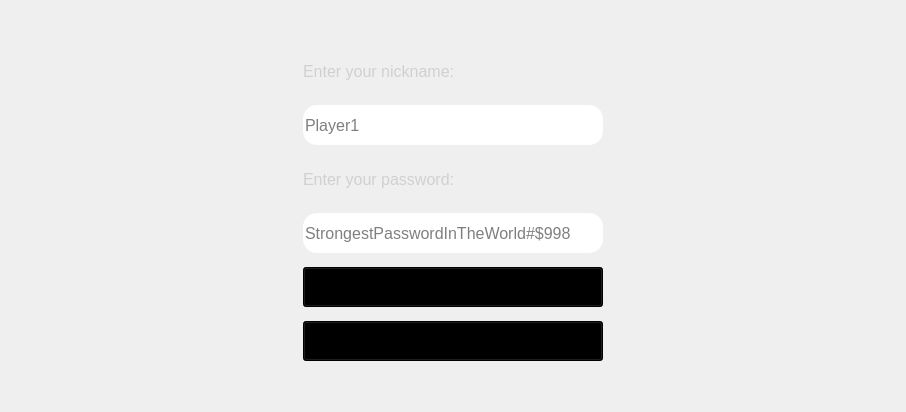
      <widget class="QWidget" name="login_tab">
       <attribute name="title">
        <string>login</string>
       </attribute>
       <layout class="QHBoxLayout" name="horizontalLayout_4">
        <item>
         <spacer name="horizontalSpacer_7">
          <property name="orientation">
           <enum>Qt::Horizontal</enum>
          </property>
          <property name="sizeHint" stdset="0">
           <size>
            <width>292</width>
            <height>20</height>
           </size>
          </property>
         </spacer>
        </item>
        <item>
         <layout class="QVBoxLayout" name="verticalLayout_8">
          <property name="spacing">
           <number>14</number>
          </property>
          <item>
           <spacer name="verticalSpacer_4">
            <property name="orientation">
             <enum>Qt::Vertical</enum>
            </property>
            <property name="sizeHint" stdset="0">
             <size>
              <width>20</width>
              <height>40</height>
             </size>
            </property>
           </spacer>
          </item>
          <item>
           <widget class="QLabel" name="login_header">
            <property name="minimumSize">
             <size>
              <width>300</width>
              <height>40</height>
             </size>
            </property>
            <property name="maximumSize">
             <size>
              <width>300</width>
              <height>40</height>
             </size>
            </property>
            <property name="palette">
             <palette>
              <active>
               <colorrole role="WindowText">
                <brush brushstyle="SolidPattern">
                 <color alpha="255">
                  <red>85</red>
                  <green>255</green>
                  <blue>0</blue>
                 </color>
                </brush>
               </colorrole>
              </active>
              <inactive>
               <colorrole role="WindowText">
                <brush brushstyle="SolidPattern">
                 <color alpha="255">
                  <red>208</red>
                  <green>208</green>
                  <blue>208</blue>
                 </color>
                </brush>
               </colorrole>
              </inactive>
              <disabled>
               <colorrole role="WindowText">
                <brush brushstyle="SolidPattern">
                 <color alpha="96">
                  <red>164</red>
                  <green>166</green>
                  <blue>168</blue>
                 </color>
                </brush>
               </colorrole>
              </disabled>
             </palette>
            </property>
            <property name="font">
             <font>
              <pointsize>12</pointsize>
             </font>
            </property>
            <property name="text">
             <string>Enter your nickname:</string>
            </property>
            <property name="alignment">
             <set>Qt::AlignLeading|Qt::AlignLeft|Qt::AlignVCenter</set>
            </property>
           </widget>
          </item>
          <item>
           <widget class="QLineEdit" name="login_edit">
            <property name="minimumSize">
             <size>
              <width>300</width>
              <height>40</height>
             </size>
            </property>
            <property name="maximumSize">
             <size>
              <width>300</width>
              <height>40</height>
             </size>
            </property>
            <property name="font">
             <font>
              <pointsize>12</pointsize>
             </font>
            </property>
            <property name="styleSheet">
             <string notr="true">border-radius: 14;</string>
            </property>
            <property name="text">
             <string/>
            </property>
            <property name="placeholderText">
             <string>Player1</string>
            </property>
           </widget>
          </item>
          <item>
           <widget class="QLabel" name="login_header_2">
            <property name="minimumSize">
             <size>
              <width>300</width>
              <height>40</height>
             </size>
            </property>
            <property name="maximumSize">
             <size>
              <width>300</width>
              <height>40</height>
             </size>
            </property>
            <property name="palette">
             <palette>
              <active>
               <colorrole role="WindowText">
                <brush brushstyle="SolidPattern">
                 <color alpha="255">
                  <red>85</red>
                  <green>255</green>
                  <blue>0</blue>
                 </color>
                </brush>
               </colorrole>
              </active>
              <inactive>
               <colorrole role="WindowText">
                <brush brushstyle="SolidPattern">
                 <color alpha="255">
                  <red>208</red>
                  <green>208</green>
                  <blue>208</blue>
                 </color>
                </brush>
               </colorrole>
              </inactive>
              <disabled>
               <colorrole role="WindowText">
                <brush brushstyle="SolidPattern">
                 <color alpha="96">
                  <red>164</red>
                  <green>166</green>
                  <blue>168</blue>
                 </color>
                </brush>
               </colorrole>
              </disabled>
             </palette>
            </property>
            <property name="font">
             <font>
              <pointsize>12</pointsize>
             </font>
            </property>
            <property name="text">
             <string>Enter your password:</string>
            </property>
            <property name="alignment">
             <set>Qt::AlignLeading|Qt::AlignLeft|Qt::AlignVCenter</set>
            </property>
           </widget>
          </item>
          <item>
           <widget class="QLineEdit" name="login_password">
            <property name="minimumSize">
             <size>
              <width>300</width>
              <height>40</height>
             </size>
            </property>
            <property name="maximumSize">
             <size>
              <width>300</width>
              <height>40</height>
             </size>
            </property>
            <property name="font">
             <font>
              <pointsize>12</pointsize>
             </font>
            </property>
            <property name="styleSheet">
             <string notr="true">border-radius: 14;</string>
            </property>
            <property name="text">
             <string/>
            </property>
            <property name="placeholderText">
             <string>StrongestPasswordInTheWorld#$998</string>
            </property>
           </widget>
          </item>
          <item>
           <widget class="QPushButton" name="end_login_button">
            <property name="sizePolicy">
             <sizepolicy hsizetype="Expanding" vsizetype="Fixed">
              <horstretch>0</horstretch>
              <verstretch>0</verstretch>
             </sizepolicy>
            </property>
            <property name="minimumSize">
             <size>
              <width>300</width>
              <height>40</height>
             </size>
            </property>
            <property name="maximumSize">
             <size>
              <width>300</width>
              <height>40</height>
             </size>
            </property>
            <property name="palette">
             <palette>
              <active>
               <colorrole role="Button">
                <brush brushstyle="LinearGradientPattern">
                 <gradient startx="0.000000000000000" starty="0.000000000000000" endx="1.000000000000000" endy="1.000000000000000" type="LinearGradient" spread="PadSpread" coordinatemode="ObjectBoundingMode">
                  <gradientstop position="0.000000000000000">
                   <color alpha="255">
                    <red>199</red>
                    <green>141</green>
                    <blue>80</blue>
                   </color>
                  </gradientstop>
                  <gradientstop position="1.000000000000000">
                   <color alpha="255">
                    <red>99</red>
                    <green>75</green>
                    <blue>48</blue>
                   </color>
                  </gradientstop>
                 </gradient>
                </brush>
               </colorrole>
               <colorrole role="Base">
                <brush brushstyle="LinearGradientPattern">
                 <gradient startx="0.000000000000000" starty="0.000000000000000" endx="1.000000000000000" endy="1.000000000000000" type="LinearGradient" spread="PadSpread" coordinatemode="ObjectBoundingMode">
                  <gradientstop position="0.000000000000000">
                   <color alpha="255">
                    <red>199</red>
                    <green>141</green>
                    <blue>80</blue>
                   </color>
                  </gradientstop>
                  <gradientstop position="1.000000000000000">
                   <color alpha="255">
                    <red>99</red>
                    <green>75</green>
                    <blue>48</blue>
                   </color>
                  </gradientstop>
                 </gradient>
                </brush>
               </colorrole>
               <colorrole role="Window">
                <brush brushstyle="LinearGradientPattern">
                 <gradient startx="0.000000000000000" starty="0.000000000000000" endx="1.000000000000000" endy="1.000000000000000" type="LinearGradient" spread="PadSpread" coordinatemode="ObjectBoundingMode">
                  <gradientstop position="0.000000000000000">
                   <color alpha="255">
                    <red>199</red>
                    <green>141</green>
                    <blue>80</blue>
                   </color>
                  </gradientstop>
                  <gradientstop position="1.000000000000000">
                   <color alpha="255">
                    <red>99</red>
                    <green>75</green>
                    <blue>48</blue>
                   </color>
                  </gradientstop>
                 </gradient>
                </brush>
               </colorrole>
              </active>
              <inactive>
               <colorrole role="Button">
                <brush brushstyle="LinearGradientPattern">
                 <gradient startx="0.000000000000000" starty="0.000000000000000" endx="1.000000000000000" endy="1.000000000000000" type="LinearGradient" spread="PadSpread" coordinatemode="ObjectBoundingMode">
                  <gradientstop position="0.000000000000000">
                   <color alpha="255">
                    <red>199</red>
                    <green>141</green>
                    <blue>80</blue>
                   </color>
                  </gradientstop>
                  <gradientstop position="1.000000000000000">
                   <color alpha="255">
                    <red>99</red>
                    <green>75</green>
                    <blue>48</blue>
                   </color>
                  </gradientstop>
                 </gradient>
                </brush>
               </colorrole>
               <colorrole role="Base">
                <brush brushstyle="LinearGradientPattern">
                 <gradient startx="0.000000000000000" starty="0.000000000000000" endx="1.000000000000000" endy="1.000000000000000" type="LinearGradient" spread="PadSpread" coordinatemode="ObjectBoundingMode">
                  <gradientstop position="0.000000000000000">
                   <color alpha="255">
                    <red>199</red>
                    <green>141</green>
                    <blue>80</blue>
                   </color>
                  </gradientstop>
                  <gradientstop position="1.000000000000000">
                   <color alpha="255">
                    <red>99</red>
                    <green>75</green>
                    <blue>48</blue>
                   </color>
                  </gradientstop>
                 </gradient>
                </brush>
               </colorrole>
               <colorrole role="Window">
                <brush brushstyle="LinearGradientPattern">
                 <gradient startx="0.000000000000000" starty="0.000000000000000" endx="1.000000000000000" endy="1.000000000000000" type="LinearGradient" spread="PadSpread" coordinatemode="ObjectBoundingMode">
                  <gradientstop position="0.000000000000000">
                   <color alpha="255">
                    <red>199</red>
                    <green>141</green>
                    <blue>80</blue>
                   </color>
                  </gradientstop>
                  <gradientstop position="1.000000000000000">
                   <color alpha="255">
                    <red>99</red>
                    <green>75</green>
                    <blue>48</blue>
                   </color>
                  </gradientstop>
                 </gradient>
                </brush>
               </colorrole>
              </inactive>
              <disabled>
               <colorrole role="Button">
                <brush brushstyle="LinearGradientPattern">
                 <gradient startx="0.000000000000000" starty="0.000000000000000" endx="1.000000000000000" endy="1.000000000000000" type="LinearGradient" spread="PadSpread" coordinatemode="ObjectBoundingMode">
                  <gradientstop position="0.000000000000000">
                   <color alpha="255">
                    <red>199</red>
                    <green>141</green>
                    <blue>80</blue>
                   </color>
                  </gradientstop>
                  <gradientstop position="1.000000000000000">
                   <color alpha="255">
                    <red>99</red>
                    <green>75</green>
                    <blue>48</blue>
                   </color>
                  </gradientstop>
                 </gradient>
                </brush>
               </colorrole>
               <colorrole role="Base">
                <brush brushstyle="LinearGradientPattern">
                 <gradient startx="0.000000000000000" starty="0.000000000000000" endx="1.000000000000000" endy="1.000000000000000" type="LinearGradient" spread="PadSpread" coordinatemode="ObjectBoundingMode">
                  <gradientstop position="0.000000000000000">
                   <color alpha="255">
                    <red>199</red>
                    <green>141</green>
                    <blue>80</blue>
                   </color>
                  </gradientstop>
                  <gradientstop position="1.000000000000000">
                   <color alpha="255">
                    <red>99</red>
                    <green>75</green>
                    <blue>48</blue>
                   </color>
                  </gradientstop>
                 </gradient>
                </brush>
               </colorrole>
               <colorrole role="Window">
                <brush brushstyle="LinearGradientPattern">
                 <gradient startx="0.000000000000000" starty="0.000000000000000" endx="1.000000000000000" endy="1.000000000000000" type="LinearGradient" spread="PadSpread" coordinatemode="ObjectBoundingMode">
                  <gradientstop position="0.000000000000000">
                   <color alpha="255">
                    <red>199</red>
                    <green>141</green>
                    <blue>80</blue>
                   </color>
                  </gradientstop>
                  <gradientstop position="1.000000000000000">
                   <color alpha="255">
                    <red>99</red>
                    <green>75</green>
                    <blue>48</blue>
                   </color>
                  </gradientstop>
                 </gradient>
                </brush>
               </colorrole>
              </disabled>
             </palette>
            </property>
            <property name="font">
             <font>
              <pointsize>10</pointsize>
             </font>
            </property>
            <property name="styleSheet">
             <string notr="true"/>
            </property>
            <property name="text">
             <string>Continue</string>
            </property>
           </widget>
          </item>
          <item>
           <widget class="QPushButton" name="back_from_login_button">
            <property name="sizePolicy">
             <sizepolicy hsizetype="Expanding" vsizetype="Fixed">
              <horstretch>0</horstretch>
              <verstretch>0</verstretch>
             </sizepolicy>
            </property>
            <property name="minimumSize">
             <size>
              <width>300</width>
              <height>40</height>
             </size>
            </property>
            <property name="maximumSize">
             <size>
              <width>300</width>
              <height>40</height>
             </size>
            </property>
            <property name="palette">
             <palette>
              <active>
               <colorrole role="Button">
                <brush brushstyle="LinearGradientPattern">
                 <gradient startx="0.000000000000000" starty="0.000000000000000" endx="1.000000000000000" endy="1.000000000000000" type="LinearGradient" spread="PadSpread" coordinatemode="ObjectBoundingMode">
                  <gradientstop position="0.000000000000000">
                   <color alpha="255">
                    <red>199</red>
                    <green>141</green>
                    <blue>80</blue>
                   </color>
                  </gradientstop>
                  <gradientstop position="1.000000000000000">
                   <color alpha="255">
                    <red>99</red>
                    <green>75</green>
                    <blue>48</blue>
                   </color>
                  </gradientstop>
                 </gradient>
                </brush>
               </colorrole>
               <colorrole role="Base">
                <brush brushstyle="LinearGradientPattern">
                 <gradient startx="0.000000000000000" starty="0.000000000000000" endx="1.000000000000000" endy="1.000000000000000" type="LinearGradient" spread="PadSpread" coordinatemode="ObjectBoundingMode">
                  <gradientstop position="0.000000000000000">
                   <color alpha="255">
                    <red>199</red>
                    <green>141</green>
                    <blue>80</blue>
                   </color>
                  </gradientstop>
                  <gradientstop position="1.000000000000000">
                   <color alpha="255">
                    <red>99</red>
                    <green>75</green>
                    <blue>48</blue>
                   </color>
                  </gradientstop>
                 </gradient>
                </brush>
               </colorrole>
               <colorrole role="Window">
                <brush brushstyle="LinearGradientPattern">
                 <gradient startx="0.000000000000000" starty="0.000000000000000" endx="1.000000000000000" endy="1.000000000000000" type="LinearGradient" spread="PadSpread" coordinatemode="ObjectBoundingMode">
                  <gradientstop position="0.000000000000000">
                   <color alpha="255">
                    <red>199</red>
                    <green>141</green>
                    <blue>80</blue>
                   </color>
                  </gradientstop>
                  <gradientstop position="1.000000000000000">
                   <color alpha="255">
                    <red>99</red>
                    <green>75</green>
                    <blue>48</blue>
                   </color>
                  </gradientstop>
                 </gradient>
                </brush>
               </colorrole>
              </active>
              <inactive>
               <colorrole role="Button">
                <brush brushstyle="LinearGradientPattern">
                 <gradient startx="0.000000000000000" starty="0.000000000000000" endx="1.000000000000000" endy="1.000000000000000" type="LinearGradient" spread="PadSpread" coordinatemode="ObjectBoundingMode">
                  <gradientstop position="0.000000000000000">
                   <color alpha="255">
                    <red>199</red>
                    <green>141</green>
                    <blue>80</blue>
                   </color>
                  </gradientstop>
                  <gradientstop position="1.000000000000000">
                   <color alpha="255">
                    <red>99</red>
                    <green>75</green>
                    <blue>48</blue>
                   </color>
                  </gradientstop>
                 </gradient>
                </brush>
               </colorrole>
               <colorrole role="Base">
                <brush brushstyle="LinearGradientPattern">
                 <gradient startx="0.000000000000000" starty="0.000000000000000" endx="1.000000000000000" endy="1.000000000000000" type="LinearGradient" spread="PadSpread" coordinatemode="ObjectBoundingMode">
                  <gradientstop position="0.000000000000000">
                   <color alpha="255">
                    <red>199</red>
                    <green>141</green>
                    <blue>80</blue>
                   </color>
                  </gradientstop>
                  <gradientstop position="1.000000000000000">
                   <color alpha="255">
                    <red>99</red>
                    <green>75</green>
                    <blue>48</blue>
                   </color>
                  </gradientstop>
                 </gradient>
                </brush>
               </colorrole>
               <colorrole role="Window">
                <brush brushstyle="LinearGradientPattern">
                 <gradient startx="0.000000000000000" starty="0.000000000000000" endx="1.000000000000000" endy="1.000000000000000" type="LinearGradient" spread="PadSpread" coordinatemode="ObjectBoundingMode">
                  <gradientstop position="0.000000000000000">
                   <color alpha="255">
                    <red>199</red>
                    <green>141</green>
                    <blue>80</blue>
                   </color>
                  </gradientstop>
                  <gradientstop position="1.000000000000000">
                   <color alpha="255">
                    <red>99</red>
                    <green>75</green>
                    <blue>48</blue>
                   </color>
                  </gradientstop>
                 </gradient>
                </brush>
               </colorrole>
              </inactive>
              <disabled>
               <colorrole role="Button">
                <brush brushstyle="LinearGradientPattern">
                 <gradient startx="0.000000000000000" starty="0.000000000000000" endx="1.000000000000000" endy="1.000000000000000" type="LinearGradient" spread="PadSpread" coordinatemode="ObjectBoundingMode">
                  <gradientstop position="0.000000000000000">
                   <color alpha="255">
                    <red>199</red>
                    <green>141</green>
                    <blue>80</blue>
                   </color>
                  </gradientstop>
                  <gradientstop position="1.000000000000000">
                   <color alpha="255">
                    <red>99</red>
                    <green>75</green>
                    <blue>48</blue>
                   </color>
                  </gradientstop>
                 </gradient>
                </brush>
               </colorrole>
               <colorrole role="Base">
                <brush brushstyle="LinearGradientPattern">
                 <gradient startx="0.000000000000000" starty="0.000000000000000" endx="1.000000000000000" endy="1.000000000000000" type="LinearGradient" spread="PadSpread" coordinatemode="ObjectBoundingMode">
                  <gradientstop position="0.000000000000000">
                   <color alpha="255">
                    <red>199</red>
                    <green>141</green>
                    <blue>80</blue>
                   </color>
                  </gradientstop>
                  <gradientstop position="1.000000000000000">
                   <color alpha="255">
                    <red>99</red>
                    <green>75</green>
                    <blue>48</blue>
                   </color>
                  </gradientstop>
                 </gradient>
                </brush>
               </colorrole>
               <colorrole role="Window">
                <brush brushstyle="LinearGradientPattern">
                 <gradient startx="0.000000000000000" starty="0.000000000000000" endx="1.000000000000000" endy="1.000000000000000" type="LinearGradient" spread="PadSpread" coordinatemode="ObjectBoundingMode">
                  <gradientstop position="0.000000000000000">
                   <color alpha="255">
                    <red>199</red>
                    <green>141</green>
                    <blue>80</blue>
                   </color>
                  </gradientstop>
                  <gradientstop position="1.000000000000000">
                   <color alpha="255">
                    <red>99</red>
                    <green>75</green>
                    <blue>48</blue>
                   </color>
                  </gradientstop>
                 </gradient>
                </brush>
               </colorrole>
              </disabled>
             </palette>
            </property>
            <property name="font">
             <font>
              <pointsize>10</pointsize>
             </font>
            </property>
            <property name="styleSheet">
             <string notr="true"/>
            </property>
            <property name="text">
             <string>Back</string>
            </property>
           </widget>
          </item>
          <item>
           <spacer name="verticalSpacer_5">
            <property name="orientation">
             <enum>Qt::Vertical</enum>
            </property>
            <property name="sizeHint" stdset="0">
             <size>
              <width>20</width>
              <height>40</height>
             </size>
            </property>
           </spacer>
          </item>
         </layout>
        </item>
        <item>
         <spacer name="horizontalSpacer_8">
          <property name="orientation">
           <enum>Qt::Horizontal</enum>
          </property>
          <property name="sizeHint" stdset="0">
           <size>
            <width>292</width>
            <height>20</height>
           </size>
          </property>
         </spacer>
        </item>
       </layout>
      </widget>
